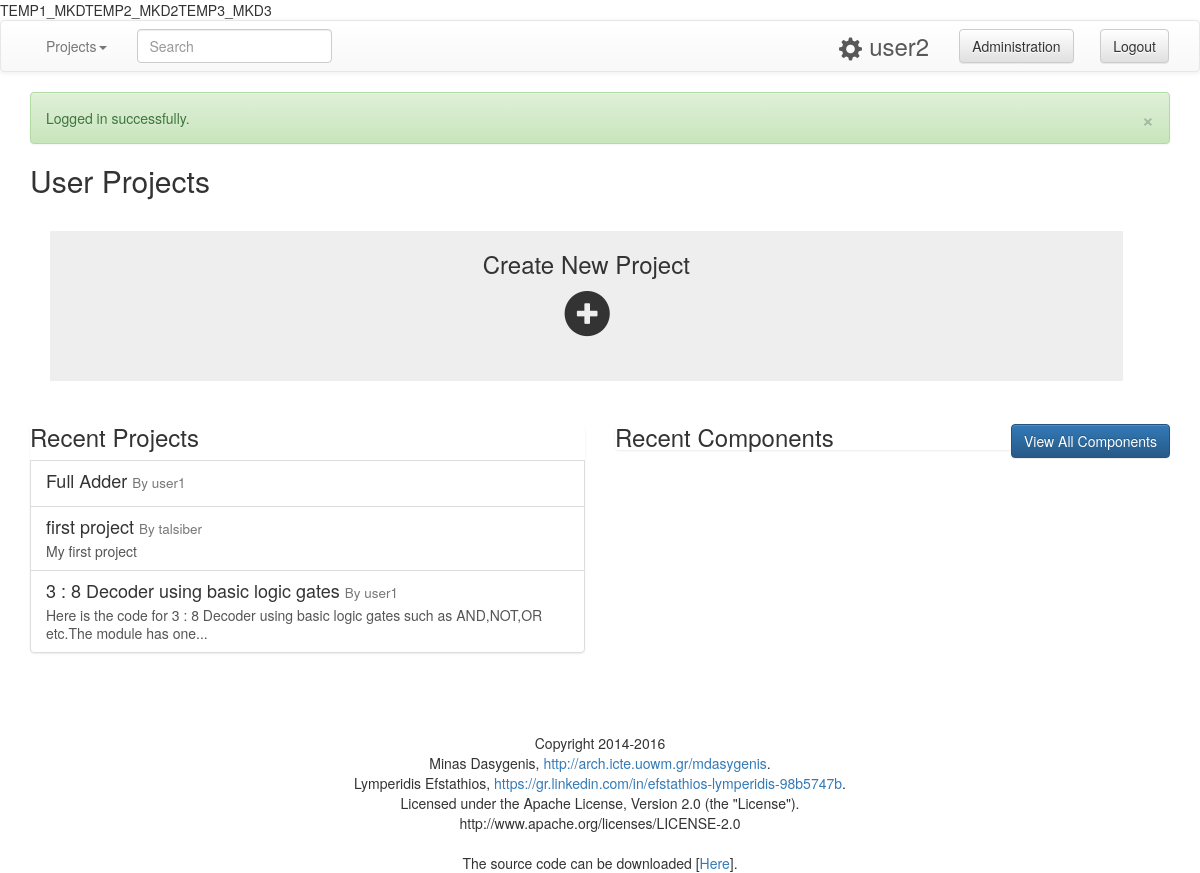
Page / (signed in) on the earlier database version.
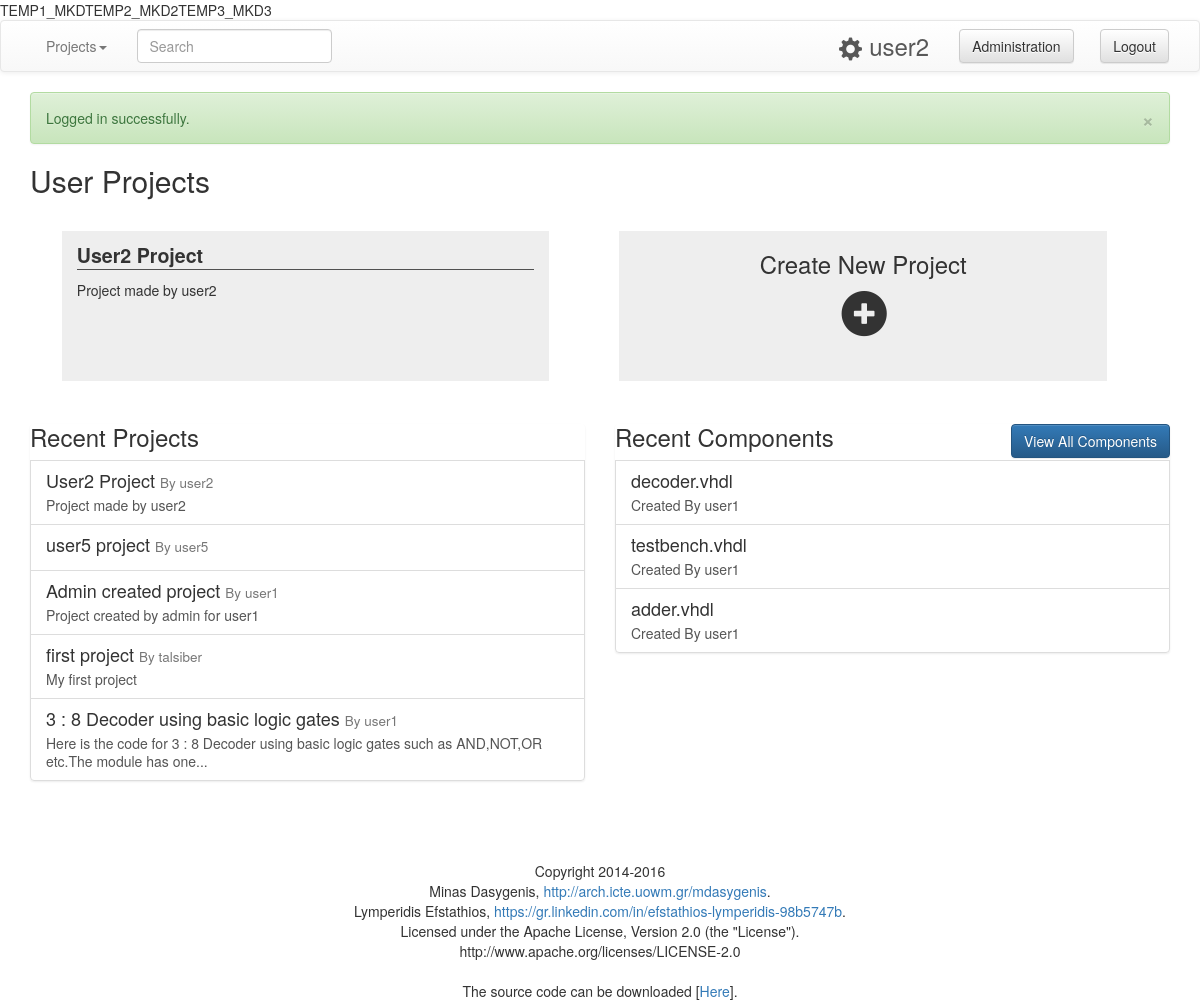
Same page on the later database version.
### tables this page shows
CREATE TABLE `projects` (
  `id` int(11) NOT NULL,
  `name` varchar(50) NOT NULL,
  `description` text NOT NULL,
  `short_code` varchar(50) NOT NULL,
  `public` tinyint(1) NOT NULL DEFAULT '1'
);

CREATE TABLE `users` (
  `id` int(11) NOT NULL,
  `username` varchar(25) NOT NULL,
  `password` varchar(32) NOT NULL,
  `type` int(1) NOT NULL DEFAULT '0',
  `email` varchar(50) NOT NULL,
  `telephone` bigint(10) DEFAULT NULL,
  `activated` tinyint(1) NOT NULL DEFAULT '0',
  `activ_code` int(6) NOT NULL,
  `theme` tinyint(1) NOT NULL DEFAULT '0',
  `available_space` int(6) NOT NULL DEFAULT '20'
);

CREATE TABLE `libraries` (
  `id` int(11) NOT NULL,
  `name` varchar(50) NOT NULL,
  `approved` int(1) NOT NULL DEFAULT '0',
  `owner_id` int(11) NOT NULL,
  `file_id` int(11) NOT NULL,
  `version` smallint(4) NOT NULL DEFAULT '1',
  `rating` float NOT NULL DEFAULT '0',
  `rating_count` int(10) NOT NULL DEFAULT '0',
  `downloads` int(10) NOT NULL DEFAULT '0'
);

### index.php (called while the page is built, shortened)
<?php
include('loader.php');
$allowed_action=false;
if( (isset($_SESSION['vhdl_user']['loged_in']) && $_SESSION['vhdl_user']['loged_in']==1) || $allowed_action==true ){
	if( isset($_GET['action']) ){
		$included_file = $_GET['action'].'.php';
	}else{
		if($_SESSION['vhdl_user']['id'] == '0'){
			$included_file='loggedin_sid.php';
		}else{
			$included_file='loggedin.php';
		}
	}
}else{
	$included_file='loggedout.php';
}
include('theme/header.php');
$messages->display_msg($_SESSION['vhdl_msg']);
include('pages/'.$included_file);
include('theme/footer.php');
if(isset($_GET)){
	var_dump($_GET);
}
if(isset($_POST)){
	var_dump($_POST);
}
if(isset($_SESSION)){
	var_dump($_SESSION);
}
?>

### classes/User.php (called while the page is built, shortened)
<?php
class User {
	public function __construct($vhdl_user){
		$this->username = $vhdl_user['username'];
		$this->id = $vhdl_user['id'];
		$this->type = $vhdl_user['type'];
	}
}
?>

### classes/Database.php (called while the page is built, shortened)
<?php
class Database {
	public $conn;
	public function __construct(){
		$db_host="localhost";
		$db_username="root";
		$db_password="";
		$db_name="vhdl_compiler";
		try{
			$this->conn = new PDO("mysql:host=$db_host;dbname=$db_name;charset=utf8",$db_username,$db_password);
		}
			catch(PDOException $pe){
			die('Connection error:' . $pe->getmessage());
		}
	}
	public function get_user_projects($user_id) {
		$query = "SELECT projects.* FROM projects_editors INNER JOIN projects ON projects_editors.project_id = projects.id WHERE projects_editors.user_id = '".$user_id."' AND user_type='1'";
		$statement = $this->conn->prepare($query);
		$statement->execute();
		return $statement->fetchAll();
	}
	public function get_latest_projects($num) {
		$query = "SELECT projects.*, users.username as owner FROM projects JOIN projects_editors ON projects.id = projects_editors.project_id JOIN users ON users.id = projects_editors.user_id WHERE projects_editors.user_type = '1' AND projects.public = '1' ORDER BY projects.id DESC LIMIT ".$num;
		$statement = $this->conn->prepare($query);
		$statement->execute();
		return $statement->fetchAll();
	}
	public function get_latest_libraries($name,$num,$begin) {
		$query = "SELECT libraries.*, users.username as owner FROM libraries JOIN users ON libraries.owner_id = users.id WHERE name LIKE '".$name."%' AND libraries.approved='1' ORDER BY libraries.id DESC LIMIT ".$num.",".$begin;
		$statement = $this->conn->prepare($query);
		$statement->execute();
		return $statement->fetchAll();
	}
}
?>

### classes/General.php (called while the page is built, shortened)
<?php
class General {
	public function fix_string_length($string){
		if( strlen($string) >105 ){
			$output = substr($string,0,105);
			$output = substr($output,0, strrpos($output,' ') )."...";
		}else{
			$output = $string;
		}
		return $output;
	}
}
?>

### pages/extra/list-new-projects.php (the view, shortened to what this page needs)
<?php
	$projects = $db->get_latest_projects(5);
?>
<div class="list-group">
	<h3>Recent Projects</h3>
	<?php
	foreach($projects as $project){
		$description = $gen->fix_string_length($project['description']);
		$link_project = $BASE_URL."/project/".$project['owner']."/".$project['short_code'];
	?>
		<a href="<?php echo $link_project; ?>" class="list-group-item">
			<h4 class="list-group-item-heading">
				<?php echo $project['name']; ?>
				<small> By <?php echo $project['owner']; ?></small>
			</h4>
			<p class="list-group-item-text"><?php echo $description; ?></p>
		</a>
	<?php } ?>
</div>

### loader.php (shortened to what this page needs)
<?php
$JOBDIRECTORY="/tmp/jobs/";
$STATUSDIR="/tmp/status/";
$protocol = (!empty($_SERVER['HTTPS']) && $_SERVER['HTTPS'] !== 'off' || $_SERVER['SERVER_PORT'] == 443) ? "https://" : "http://";
$BASE_URL = $protocol.$_SERVER['SERVER_NAME']."/vhdl";
if ( ! file_exists($JOBDIRECTORY) ) { mkdir($JOBDIRECTORY,0777,true); echo "TEMP2_MKD2"; }
if ( ! file_exists($STATUSDIR) ) { mkdir($STATUSDIR,0777,true); echo "TEMP3_MKD3"; }
require_once('classes/Database.php');
require_once('classes/Messages.php');
require_once('classes/User.php');
require_once('classes/General.php');
$db = new Database;
$gen = new General;
if( isset($_SESSION['vhdl_user']) ){
	$user = new User($_SESSION['vhdl_user']);
}
?>

### theme/header.php (shortened to what this page needs)
<!DOCTYPE html PUBLIC "-//W3C//DTD XHTML 1.0 Transitional//EN" "http://www.w3.org/TR/xhtml1/DTD/xhtml1-transitional.dtd">
<html xmlns="http://www.w3.org/1999/xhtml">
<head>
	<link rel="stylesheet" type="text/css" href="<?php echo $BASE_URL ?>/theme/bootstrap/bootstrap.min.css">
	<link rel="stylesheet" type="text/css" href="<?php echo $BASE_URL ?>/theme/bootstrap/bootstrap-theme.min.css">
	<link rel="stylesheet" type="text/css" href="<?php echo $BASE_URL ?>/theme/css/style.css" media="screen" />
</head>
<body>
	<?php require('nav-bar.php'); ?>
	<div class="container">

### theme/nav-bar.php (shortened to what this page needs)
<nav class="navbar navbar-default navbar-top">
	<div class="container-fluid">
		<div class="collapse navbar-collapse pull-left" id="navbar-header">
			<ul class="nav navbar-nav">
				<li class="dropdown">
				  <a id="search-nav-dropdown" href="javascript:void(0)" class="dropdown-toggle" data-toggle="dropdown">Projects<span class="caret"></span></a>
				</li>
				<li class="navbar-form">
					<input type="text" class="form-control nav-search-typeahead" autocomplete="off" placeholder="Search" id="nav-search">
				</li>
			</ul>
		</div>
		<div class="navbar-user pull-right">
			<?php if(isset($_SESSION['vhdl_user']['loged_in']) && $_SESSION['vhdl_user']['loged_in']==1){ ?>
				<form class="navbar-form pull-right" role="logout" method="post" action="">
					<button type="submit" class="btn btn-default" name="post_action" value="logout">Logout</button>
				</form>
				<div class="navbar-form pull-left nav-home">
					<a href="<?php echo $BASE_URL; ?>/settings" title="Settings"><span class="glyphicon glyphicon-cog top-5"></span></a>
					<a href="<?php echo $BASE_URL; ?>" ><?php echo $_SESSION['vhdl_user']['username']; ?></a>
				</div>
				<?php if($user->type=='1'){ ?>
					<form class="navbar-form pull-right admin-nav-form" method="post" action="<?php echo $BASE_URL; ?>/admin">
						<button type="submit" class="btn btn-default" >Administration</button>
					</form>
				<?php } ?>
			<?php }else{ ?>
				<div class="navbar-form pull-left nav-home">
					<a href="<?php echo $BASE_URL; ?>" >Home</a>
				</div>
			<?php } ?>
		</div>
	</div>
   </nav>

### classes/Messages.php (shortened to what this page needs)
<?php
class Messages {
	public function display_msg($msg_codes_array) {
		foreach($msg_codes_array as $msg_id){
			echo '<div class="alert alert-'.$this->messages[$msg_id][1].'">'
   					.'<a href="#" class="close" data-dismiss="alert" aria-label="close">&times;</a>'
    				.$this->messages[$msg_id][0]
				.'</div>';
		}
	}
}
?>

### pages/loggedin.php (shortened to what this page needs)
<?php
if($_SESSION['vhdl_user']['activated']==1){
	require('pages/extra/list-user-projects.php');
}else{
	require('pages/activation.php');
}
?>
<div class="row">
	<div class="col-sm-6">
		<?php require('pages/extra/list-new-projects.php'); ?>
	</div>
	<div class="col-sm-6">
		<?php require('pages/extra/list-new-libraries.php'); ?>
	</div>
</div>

### pages/extra/list-user-projects.php (shortened to what this page needs)
<?php
	$projects = $db->get_user_projects($user->id);
	$proj_num = count($projects)+1;
	$last_row = $proj_num % 3;
	if($last_row!=0){
		$last_row_size = (12 / $last_row)-1;
	}else{
		$last_row_size = 11;
	}
	$j=1;
?>
<h2>User Projects</h2>
	<?php
		$i=0;
		$size='col-sm-3';
		echo '<div class="row">';
		foreach ($projects as $project) {
			$thresshold = $last_row+$j;
			$description = $gen->fix_string_length($project['description']);
			if( $thresshold <= $proj_num){
				$size='col-sm-3';
			}else{
				$size='col-sm-'.$last_row_size." center-tile-".$last_row_size;
			}
			$i++;
			echo "<div class='".$size." square-tiles' onclick='window.location=\"".$BASE_URL."/project/".$user->username."/".$project['short_code']."\";'>";
			echo "<div class='header'>".$project['name']."</div>";
			echo "<p>".$description."</p>";
			echo "</div>";
			$j++;
		}
		$thresshold = $last_row+$j;
		if( $thresshold <= $proj_num){
			$size='col-sm-3';
		}else{
			$size='col-sm-'.$last_row_size." center-tile-".$last_row_size;
		}
		if($i<=3){
			echo "<div class='".$size." square-tiles' onclick='window.location=\"".$BASE_URL."/create-project\";'><center>";
			echo "<h3>Create New Project</h3>";
			echo '<span class="glyphicon glyphicon-plus-sign pointer very-strong" aria-hidden="true"></span></center></div></div>';
		}else{
			echo "<div class='row'><div class='".$size." square-tiles' onclick='window.location=\"".$BASE_URL."/create-project\";'><center>";
			echo "<h3>Create New Project</h3>";
			echo '<span class="glyphicon glyphicon-plus-sign pointer very-strong" aria-hidden="true"></span></center></div></div></div>';
		}
	?>

### pages/extra/list-new-libraries.php (shortened to what this page needs)
<?php
	$libraries = $db->get_latest_libraries("",0,5);
?>
<div class="list-group">
	<a href='<?php echo $BASE_URL; ?>/libraries' class="btn btn-primary btn-outline pull-right" role="button">View All Components </a>
	<h3>Recent Components</h3>
	<?php
	foreach($libraries as $library){
		$link_library = $BASE_URL."/libraries/".$library['name'];
	?>
		<a href="<?php echo $link_library; ?>" class="list-group-item">
			<h4 class="list-group-item-heading">
				<?php echo $library['name']; ?>
			</h4>
			<p class="list-group-item-text"> Created By <?php echo $library['owner']; ?></p>
		</a>
	<?php } ?>
</div>

### theme/footer.php (shortened to what this page needs)
			<br /><br /><br />
			<div class="footer">
				<div id="copyright">
					<center>
					Copyright 2014-2016<br/>
					Minas Dasygenis, <a href="http://arch.icte.uowm.gr/mdasygenis">http://arch.icte.uowm.gr/mdasygenis</a>.<br />
					Lymperidis Efstathios, <a href="https://gr.linkedin.com/in/efstathios-lymperidis-98b5747b">https://gr.linkedin.com/in/efstathios-lymperidis-98b5747b</a>.<br />
					Licensed under the Apache License, Version 2.0 (the "License").<br />
					http://www.apache.org/licenses/LICENSE-2.0<br />
					</center>
				</div>
				<br />
				<div id="download">
					<center>The source code can be downloaded [<a href="https://github.com/Stathislyb/hdl-compiler">Here</a>].</center>
				</div>
			</div>
		</div>
</body>
</html>

### theme/css/style.css (style rules this page uses)
.square-tiles { background-color: #eee; margin: 2%; height: 150px; cursor:pointer; overflow-y: hidden; min-width: 29%; }
.square-tiles .header { font-size: 1.4em; font-weight: bold; margin: 10px 0 10px 0; border-bottom: 1px solid #505050; }
.center-tile-5 { margin-left:4%; }
.pointer { cursor:pointer; }
.very-strong { font-weight: bold; font-size: 45px; margin-top: 5px; }
.nav-home { font-size: x-large; }
.nav-home a { color:#585858; }
.top-5 { top: 5px; }
.admin-nav-form { max-width: 141px; }
.center-tile-11 { margin-left:3%; }

Differences in the rows shown:
no longer on this page (row edited): projects: name "Full Adder", users.username "user1", shown under "Recent Projects"
added projects: name "User2 Project", description "Project made by user2", users.username "user2"
added projects: name "user5 project", users.username "user5", shown under "Recent Projects"
added projects: name "Admin created project", users.username "user1", description "Project created by admin for user1", shown under "Recent Projects"
added libraries: name "decoder.vhdl", owner.username "user1"
added libraries: name "testbench.vhdl", owner.username "user1"
added libraries: name "adder.vhdl", owner.username "user1"
